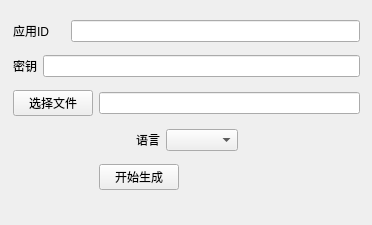
<?xml version="1.0" encoding="UTF-8"?>
<ui version="4.0">
 <class>Widget</class>
 <widget class="QWidget" name="Widget">
  <property name="geometry">
   <rect>
    <x>0</x>
    <y>0</y>
    <width>372</width>
    <height>225</height>
   </rect>
  </property>
  <property name="windowTitle">
   <string>translate</string>
  </property>
  <property name="layoutDirection">
   <enum>Qt::LeftToRight</enum>
  </property>
  <widget class="QWidget" name="">
   <property name="geometry">
    <rect>
     <x>13</x>
     <y>13</y>
     <width>347</width>
     <height>184</height>
    </rect>
   </property>
   <layout class="QGridLayout" name="gridLayout">
    <property name="sizeConstraint">
     <enum>QLayout::SetDefaultConstraint</enum>
    </property>
    <item row="0" column="0" colspan="2">
     <widget class="QLabel" name="label">
      <property name="text">
       <string>应用ID</string>
      </property>
     </widget>
    </item>
    <item row="0" column="2" colspan="3">
     <widget class="QLineEdit" name="appID"/>
    </item>
    <item row="1" column="0">
     <widget class="QLabel" name="password">
      <property name="text">
       <string>密钥</string>
      </property>
     </widget>
    </item>
    <item row="1" column="1" colspan="4">
     <widget class="QLineEdit" name="lineEdit_2"/>
    </item>
    <item row="2" column="0" colspan="3">
     <widget class="QPushButton" name="selectFile">
      <property name="text">
       <string>选择文件</string>
      </property>
      <property name="iconSize">
       <size>
        <width>16</width>
        <height>16</height>
       </size>
      </property>
     </widget>
    </item>
    <item row="2" column="3" colspan="2">
     <widget class="QLineEdit" name="filepath"/>
    </item>
    <item row="3" column="0" colspan="5">
     <layout class="QHBoxLayout" name="horizontalLayout">
      <item>
       <spacer name="horizontalSpacer_3">
        <property name="orientation">
         <enum>Qt::Horizontal</enum>
        </property>
        <property name="sizeHint" stdset="0">
         <size>
          <width>40</width>
          <height>20</height>
         </size>
        </property>
       </spacer>
      </item>
      <item>
       <widget class="QLabel" name="password_2">
        <property name="text">
         <string>语言</string>
        </property>
       </widget>
      </item>
      <item>
       <widget class="QComboBox" name="languageBox"/>
      </item>
      <item>
       <spacer name="horizontalSpacer_4">
        <property name="orientation">
         <enum>Qt::Horizontal</enum>
        </property>
        <property name="sizeHint" stdset="0">
         <size>
          <width>40</width>
          <height>20</height>
         </size>
        </property>
       </spacer>
      </item>
     </layout>
    </item>
    <item row="4" column="1" colspan="2">
     <spacer name="horizontalSpacer">
      <property name="orientation">
       <enum>Qt::Horizontal</enum>
      </property>
      <property name="sizeHint" stdset="0">
       <size>
        <width>40</width>
        <height>20</height>
       </size>
      </property>
     </spacer>
    </item>
    <item row="4" column="3">
     <widget class="QPushButton" name="generate">
      <property name="text">
       <string>开始生成</string>
      </property>
     </widget>
    </item>
    <item row="4" column="4">
     <spacer name="horizontalSpacer_2">
      <property name="orientation">
       <enum>Qt::Horizontal</enum>
      </property>
      <property name="sizeHint" stdset="0">
       <size>
        <width>40</width>
        <height>20</height>
       </size>
      </property>
     </spacer>
    </item>
   </layout>
  </widget>
 </widget>
 <resources/>
 <connections/>
</ui>
